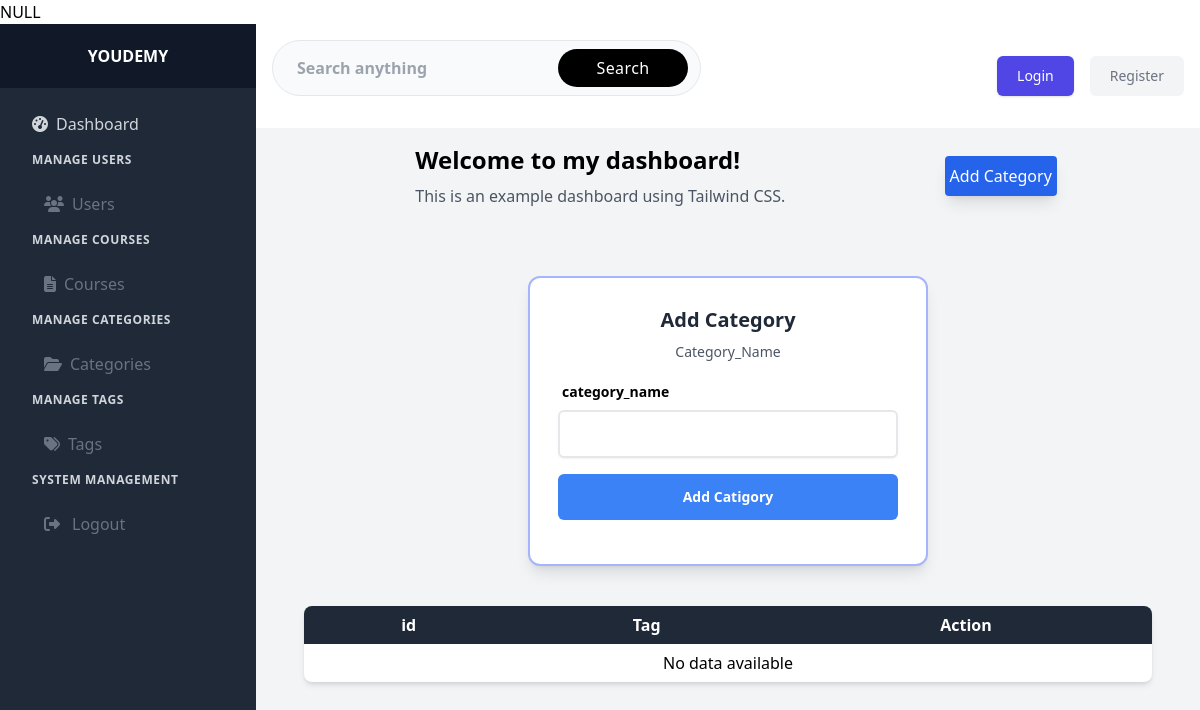
The page /app/views/Admin/dashboard/categories/category.php on the database as committed earlier.
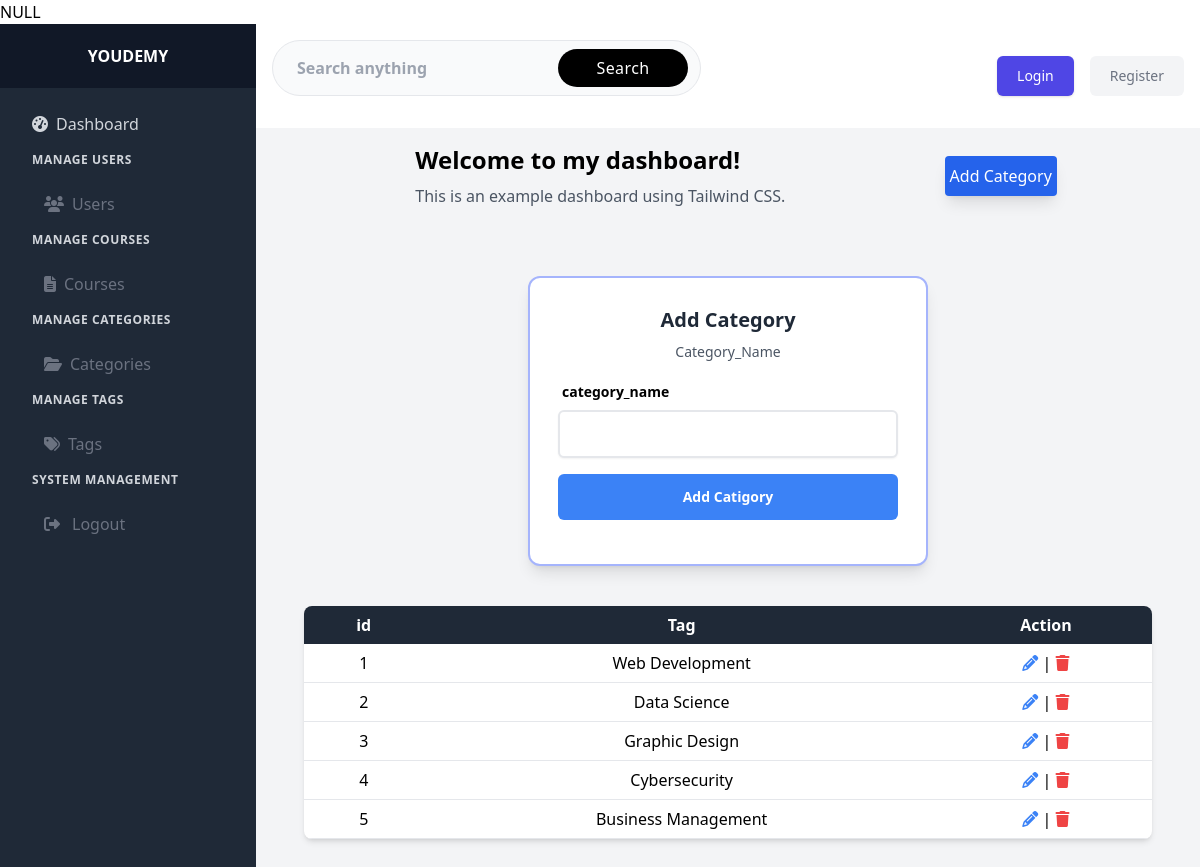
The same page on the database as committed later.
### tables this page shows
CREATE TABLE categories (
    id BIGINT PRIMARY KEY AUTO_INCREMENT,
    categorie_name TEXT NOT NULL
);

### app/config/OrmMethodes.php (called while the page is built, shortened)
<?php
class OrmMethodes{
public static function getData($table,$condetion = ''){
    $conn = Database::getInstanse()->getConnection();
    $query = "SELECT * FROM $table $condetion";
    $stmt = $conn->prepare($query);
    $stmt->execute();
    $users = $stmt->fetchAll();
    return $users;
   }
}

### app/models/Categories.php (called while the page is built, shortened)
<?php
class Categories{
    private $table = "categories";
    public function showCategory(){
        $category = OrmMethodes::getData($this->table);
        return $category;
    }
}

### app/controllers/CategoriesController.php (called while the page is built, shortened)
<?php
class CategoriesController extends Categories {
    public function show(){
        $Categories = $this->showCategory();
        return $Categories;
    }
    }

### app/views/Admin/dashboard/categories/category.php (the view, shortened to what this page needs)
<?php
$NewCaty = new CategoriesController();
$categories = $NewCaty->show();
$destroy=$NewCaty->destroy();
var_dump($destroy);
 ?>
<!DOCTYPE html>
<html lang="en">
<head>
    <script src="https://cdn.tailwindcss.com"></script>
</head>
<body>
    <div class="flex h-screen bg-gray-100">
        <div class="hidden md:flex flex-col w-64 bg-gray-800">
            <div class="flex items-center justify-center h-16 bg-gray-900">
                <span class="text-white font-bold uppercase">YouDemy</span>
            </div>
            <div class="flex flex-col flex-1 overflow-y-auto">
                <nav class="flex-1 px-4 py-4">
                    <a href="../../dashboard.php"
                        class="flex items-center px-4 py-2 text-gray-300 hover:bg-gray-700 rounded-md">
                        <i class="fas fa-tachometer-alt mr-2"></i> Dashboard
                    </a>
                    <h3 class="px-4 py-2 text-xs uppercase tracking-wider text-gray-300 font-bold">Manage Users</h3>
                    <a href="../users/user.php"
                        class="flex items-center px-4 py-2 mt-2 ml-3 text-gray-500 hover:bg-gray-700 rounded-md">
                        <i class="fas fa-users mr-2"></i> Users
                    </a>
                    <h3 class="px-4 py-2 text-xs uppercase tracking-wider text-gray-300 font-bold">Manage Courses</h3>
                    <a href="../courses/course.php"
                        class="flex items-center px-4 py-2 mt-2 ml-3 text-gray-500 hover:bg-gray-700 rounded-md">
                        <i class="fas fa-file-alt mr-2"></i> Courses
                    </a>
                    <h3 class="px-4 py-2 text-xs uppercase tracking-wider text-gray-300 font-bold">Manage Categories
                    </h3>
                    <a href="../categories/category.php"
                        class="flex items-center px-4 py-2 mt-2 ml-3 text-gray-500 hover:bg-gray-700 rounded-md">
                        <i class="fas fa-folder-open mr-2"></i> Categories
                    </a>
                    <h3 class="px-4 py-2 text-xs uppercase tracking-wider text-gray-300 font-bold">Manage Tags
                    </h3>
                    <a href="../tags/tag.php"
                        class="flex items-center px-4 py-2 mt-2 ml-3 text-gray-500 hover:bg-gray-700 rounded-md">
                        <i class="fas fa-tags mr-2"></i> Tags
                    </a>
                    <h3 class="px-4 py-2 text-xs uppercase tracking-wider text-gray-300 font-bold">System Management
                    </h3>
                    <form method='POST'
                        class="flex items-center gap-3 px-4 py-2 mt-2 ml-3 text-gray-500 hover:bg-gray-700 rounded-md">
                        <i class="fa-solid fa-right-from-bracket"></i>
                        <button type="submit" name="logout">Logout</button>
                    </form>
                </nav>
            </div>
        </div>
        <div class="flex flex-col flex-1 overflow-y-auto">
            <div class="bg-white border-gray-200 dark:bg-gray-900">
                <div class="max-w-screen-xl flex flex-wrap items-center justify-between mx-auto p-4">
                    <div class="flex items-center md:order-2 space-x-3 md:space-x-0 rtl:space-x-reverse">
                        <div class="flex items-center gap-4">
                            <?php if(isset($_SESSION['role'])){ ?>
                            <?php  if($_SESSION['role'] == 'Admin' || $_SESSION['role'] == 'Student' || $_SESSION['role'] == 'Teacher') { ?>
                            <button type="button"
                                class="flex text-sm bg-gray-800 rounded-full md:me-0 focus:ring-4 focus:ring-gray-300 dark:focus:ring-gray-600"
                                id="user-menu-button" aria-expanded="false" data-dropdown-toggle="user-dropdown"
                                data-dropdown-placement="bottom">
                                <span class="sr-only">Open user menu</span>
                                <img class="w-8 h-8 rounded-full" src="https://tailwindcss.com/img/jonathan.jpg"
                                    alt="user photo">
                            </button>
                            <?php } ?>
                            <?php } else {?>
                            <div class="sm:flex sm:gap-4">
                                <a class="rounded-md bg-indigo-600 hover:bg-indigo-700 px-5 py-2.5 text-sm font-medium text-white shadow inline-block"
                                    href="app/views/Auth/Login.php">
                                    Login
                                </a>
                                <div class="hidden sm:flex">
                                    <a class="rounded-md bg-gray-100 px-5 py-2.5 text-sm font-medium text-gray-500 hover:bg-indigo-700 hover:text-white"
                                        href="app/views/Auth/SignUp.php">
                                        Register
                                    </a>
                                </div>
                            </div>
                            <?php } ?>
                        </div>
                    </div>
                    <div class="items-center justify-between hidden w-full md:flex md:w-auto md:order-1"
                        id="navbar-user">
                        <form class="mx-auto max-w-xl py-2 px-6 rounded-full bg-gray-50 border flex focus-within:border-gray-300">
                           <input type="text" placeholder="Search anything" class="bg-transparent w-full focus:outline-none pr-4 font-semibold border-0 focus:ring-0 px-0 py-0" name="topic"><button class="flex flex-row items-center justify-center min-w-[130px] px-4 rounded-full font-medium tracking-wide border disabled:cursor-not-allowed disabled:opacity-50 transition ease-in-out duration-150 text-base bg-black text-white font-medium tracking-wide border-transparent py-1.5 h-[38px] -mr-3" >
                               Search
                          </button>
                        </form>
                    </div>
                </div>
            </div>
            <div class="flex justify-evenly items-center ">
                <div class="p-4">
                    <h1 class="text-2xl font-bold">Welcome to my dashboard!</h1>
                    <p class="mt-2 text-gray-600">This is an example dashboard using Tailwind CSS.</p>
                </div>
                <div class="btnAjouter">
                    <button id="btnAjouter" class="h-10 w-28 bg-blue-600 text-white rounded shadow-lg">Add Category</button>
                </div>
            </div>
            <div class="flex-col w-full max-w-7xl mx-auto px-4 sm:px-6 lg:px-8">
              <div id="content" role="main" class="w-full max-w-md mx-auto p-6">
                    <div class="mt-7 bg-white  rounded-xl shadow-lg dark:bg-gray-800 dark:border-gray-700 border-2 border-indigo-300">
                        <div class="p-4 sm:p-7">
                            <div class="text-center">
                                <h1 class="block text-xl font-bold text-gray-800 dark:text-white">Add Category</h1>
                                <p class="mt-2 text-sm text-gray-600 dark:text-gray-400">
                                    Category_Name
                                </p>
                            </div>
                            <div class="mt-5">
                                <form method="POST">
                                    <div class="grid gap-y-4">
                                        <div>
                                            <label for="category_name"
                                                class="block text-sm font-bold ml-1 mb-2 dark:text-white">category_name</label>
                                            <div class="relative">
                                                <input type="category_name" id="category_name" name="category_name"
                                                    class="py-3 px-4 block w-full border-2 border-gray-200 rounded-md text-sm focus:border-blue-500 focus:ring-blue-500 shadow-sm"
                                                    required aria-describedby="category_name-error">
                                            </div>
                                        </div>
                                        <button type="submit" name="addCatgory"
                                            class="py-3 px-4 inline-flex justify-center items-center gap-2 rounded-md border border-transparent font-semibold bg-blue-500 text-white hover:bg-blue-600 focus:outline-none focus:ring-2 focus:ring-blue-500 focus:ring-offset-2 transition-all text-sm dark:focus:ring-offset-gray-800">Add
                                            Catigory</button>
                                    </div>
                                </form>
                            </div>
                        </div>
                    </div>
                </div>
                <div class="container w-full mx-auto p-4">
                    <table class="min-w-full bg-white shadow-md rounded-lg overflow-hidden">
                        <thead class="bg-gray-800 text-white">
                            <tr>
                                <th class="py-2 px-4">id</th>
                                <th class="py-2 px-4">Tag</th>
                                <th class="py-2 px-4">Action</th>
                            </tr>
                        </thead>
                        <tbody>
                            <?php
                    if ($categories) {
                      foreach($categories as $categorie){
                  ?>
                            <tr class="border-b">
                                <td class="py-2 px-4 text-center"><?= $categorie['id']; ?></td>
                                <td class="py-2 px-4 text-center"><?= $categorie['categorie_name']; ?></td>
                                <td class="py-2 px-4 text-center">
                                    <a href="update.php?id=<?= $categorie['id']; ?>" class="text-blue-500 hover:underline"><i
                                            class="fa-solid fa-pencil"></i>
                                    </a> |
                                    <a href="category.php?id=<?= $categorie['id']; ?>"
                                        onclick="return confirm('Are you sure you want to delete this player?')"
                                        class="text-red-500 hover:underline"><i class="fa-solid fa-trash"></i>
                                    </a>
                                </td>
                            </tr>
                            <?php
                      }
                      } else {
                      echo "<tr><td colspan='8' class='py-2 px-4 text-center'>No data available</td></tr>";
                      }
                    ?>
                        </tbody>
                    </table>
                </div>
              </div>
            </div>
        </div>
</body>
</html>

Rows that differ between the two databases and show on the page:
added categories: id "1", categorie_name "Web Development"
added categories: id "2", categorie_name "Data Science"
added categories: id "3", categorie_name "Graphic Design"
added categories: id "4", categorie_name "Cybersecurity"
added categories: id "5", categorie_name "Business Management"
Other text that changed with them:
text no longer shown: "No data available"
